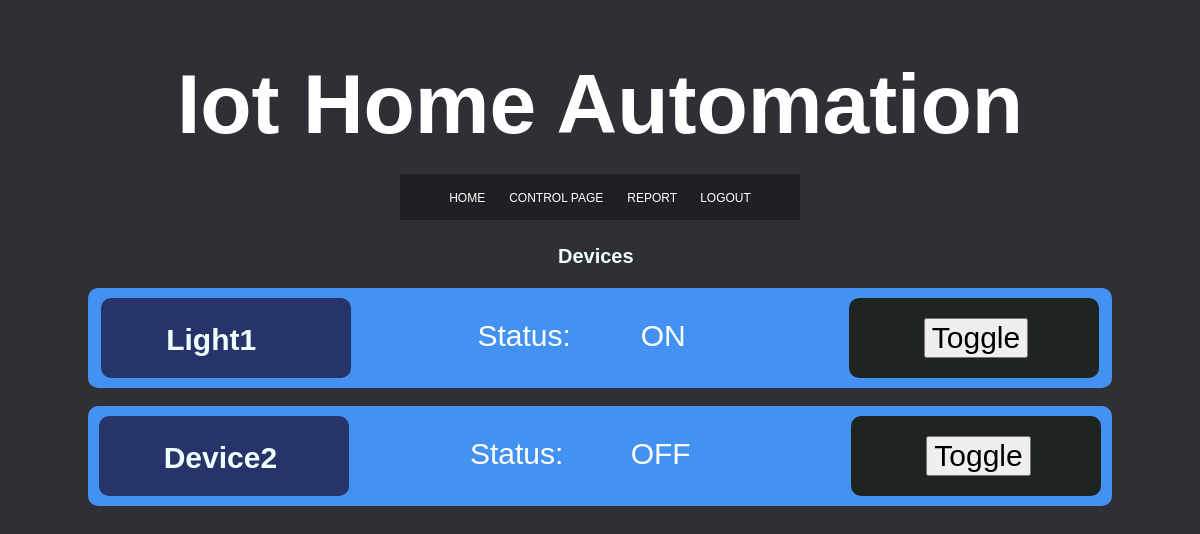
The app's page /control/ (signed in) with its own data.
### main/models.py (models this page shows, shortened)
class device(models.Model):
    DeviceOwner = models.ForeignKey(userDetails, on_delete=models.PROTECT)
    deviceName = models.CharField(max_length = 20)
    deviceStatus = models.BooleanField()
    deviceID = models.IntegerField(unique=True) #True - On   False - Off

### main/views.py (the view)
# urls.py: path('control/', views.control),
def control(request):
    if checklogin(request) == 1:
        if request.method == "POST":
            ID = request.POST['Toggle']
            temp = device.objects.get(deviceID=ID)
            publish(str(temp.deviceID) + "_" + str(temp.deviceStatus))
            temp.deviceStatus = not temp.deviceStatus
            temp.save()
        ids = []
        names = []
        st = []
        userobj = User.objects.get(id = request.session["_auth_user_id"])
        userdet = userDetails.objects.get(user = userobj)
        devices = device.objects.filter(DeviceOwner = userdet)
        for i in devices:
            ids.append(i.deviceID)
            names.append(i.deviceName)
            if i.deviceStatus == True:
                st.append("ON")
            else:
                st.append("OFF")
        print(st)
        return render(request, 'main/control.html', {
            "devices":devices
        })
    else:
        return HttpResponseRedirect("/login")

### main/views.py (called while the page is built)
def checklogin(request):
    try:
        if request.session["_auth_user_id"] != None:
            return 1
        else:
            return 0
    except:
        return 0

### main/templates/main/control.html (shortened to what this page needs)
{% extends 'base.html' %}
{% load static %}
{% block styles %}
<link rel="stylesheet" href="{% static 'main/styles/control.css' %}">
{% endblock styles %}
{% block mainbody %}
    <h3 class="devices">Devices</h3>
    {% for i in devices %}
    <div class="flex-container">
        <nav class="box1">
            <h3>{{i.deviceName}}</h3>
        </nav>
        <nav class="box2">
            <p class="status">Status:</p>
        </nav>
        <nav>
            <p class="onoff">
                {% if i.deviceStatus %}
                    ON
                {% else %}
                    OFF
                {% endif %}</p>
        </nav>
        <nav class="box3">
            <form method=POST>
                <button type="submit" value="{{i.deviceID}}" name="Toggle" class="toggle"> Toggle </button>
            </form>
        </nav>
    </div>
    <br>
    {% endfor %}
{% endblock mainbody %}

### main/static/main/styles/index.css (style rules this page uses)
html { height: 100%; }
body { background-color: #2F3035; background-size: cover; background-repeat: no-repeat; background-position: center; }
p { font-size: 18px; color: white; font-family: Arial, Helvetica, sans-serif; }

### main/static/main/styles/control.css (style rules this page uses)
html { height: 100%; }
body { background-color: #2F3035; background-size: cover; background-repeat: no-repeat; background-position: center; }
.devices { padding-left: 470px; font-size: 20px; margin-left: auto; margin-right: auto; }
p { font-size: 18px; color: white; font-family: Arial, Helvetica, sans-serif; }
.box1 { border-radius: 10px; margin-top: 10px; height: 80px; width: 250px; margin-left: auto; margin-right: auto; background-color: #273469; }
.box2 { height: 100px; width: 250px; margin-left: auto; margin-right: auto; background-color: #4392F1; align-items: center; }
.box3 { border-radius: 10px; margin-top: 10px; height: 80px; width: 250px; margin-left: auto; margin-right: auto; background-color: #1F2421; align-items: center; }
h3 { padding-left: 65px; margin-top: 25px; font-family: Arial, Helvetica, sans-serif; color: azure; font-size: 30px; }
.flex-container { border-radius: 10px; display: flex; background-color: #4392F1; width: 1024px; margin-left: auto; margin-right: auto; }
.status { padding-top: 1px; padding-left: 100px; font-family: Arial, Helvetica, sans-serif; font-size: 30px; }
.onoff { padding-top: 1px; font-size: 30px; margin-right: 150px; }
.toggle { margin-left: 75px; margin-top: 20px; font-family: Arial, Helvetica, sans-serif; font-size: 30px; }

### records on screen
device: deviceName "Light1", deviceStatus "ON", {{ i.deviceID }} 1 (drawn)
device: deviceName "Device2", deviceStatus "OFF", {{ i.deviceID }} 2 (drawn)
